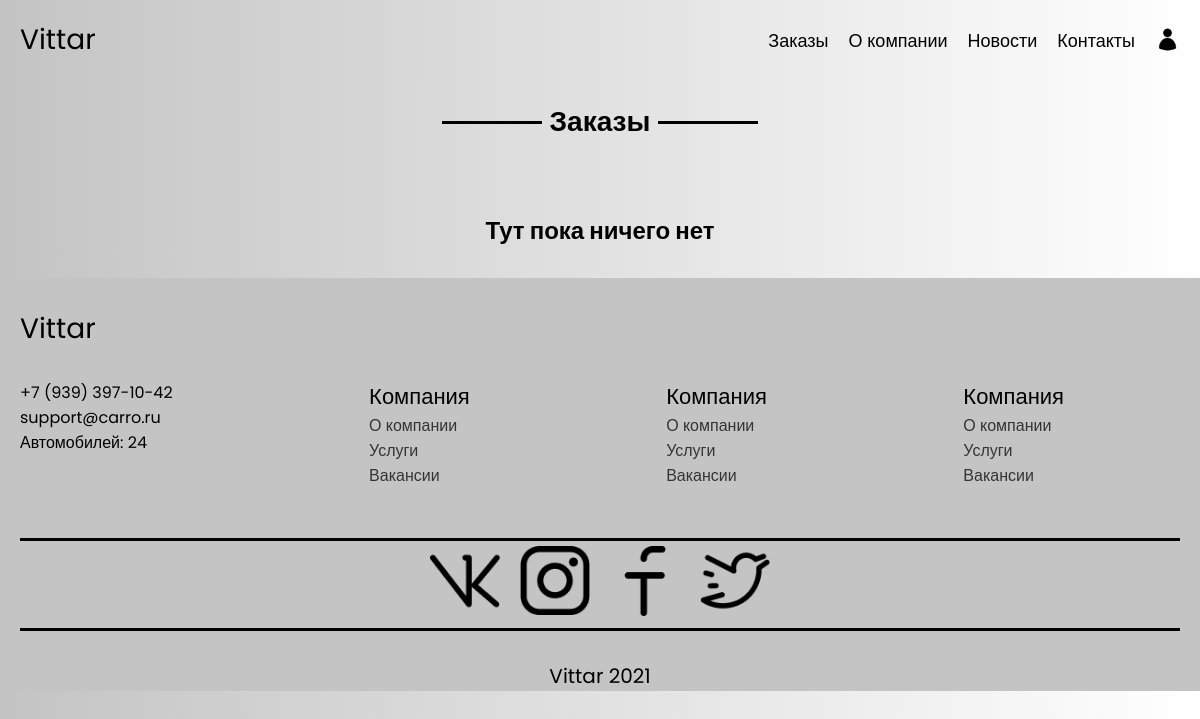
The app's page /all_orders/ (signed in), older data.
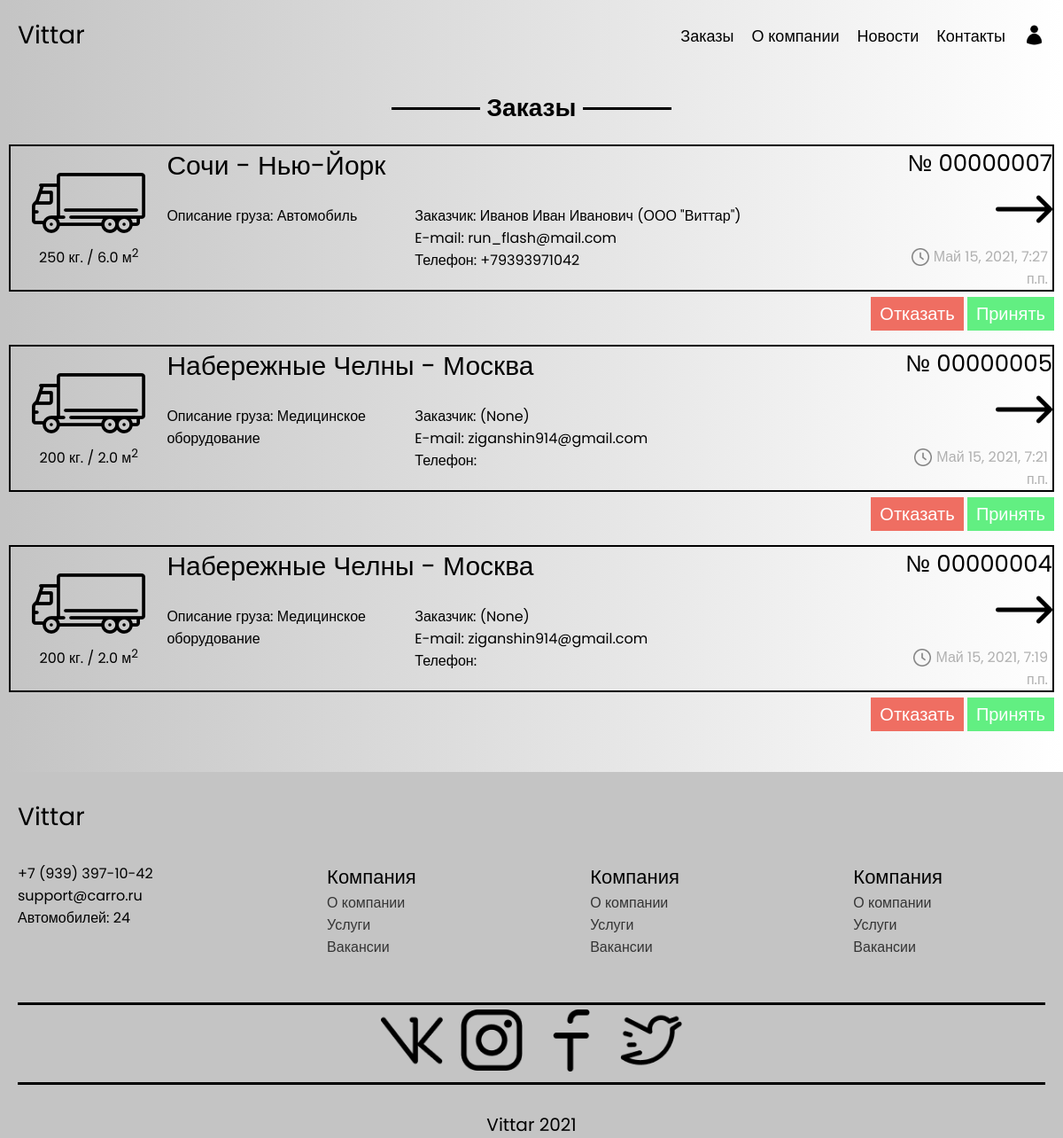
The same page, newer data.
### OrderApp/models.py (models this page shows, shortened)
class Order(models.Model):
    user = models.ForeignKey(settings.AUTH_USER_MODEL, on_delete=models.CASCADE, null=True, blank=True, related_name='user_orders', verbose_name='Заказчик')
    departure_address = models.CharField(max_length=100, verbose_name='Адрес отправки')
    delivery_address = models.CharField(max_length=100, verbose_name='Адрес доствки')
    distance = models.DecimalField(max_digits=8, decimal_places=2, verbose_name='Расстояние между адресами')
    cargo_name = models.CharField(max_length=100, verbose_name='Описание груза')
    cargo_weight = models.IntegerField(verbose_name='Вес груза (кг.)')
    cargo_volume = models.DecimalField(max_digits=4, decimal_places=1, verbose_name='Объем груза (куб. метры')
    cargo_loading_date = models.DateField(verbose_name='Дата загрузки груза') # ограничить выбор раньше сегодняшней даты!!
    cargo_loading_time = models.TimeField(verbose_name='Время загрузки груза')
    cargo_unloading_date = models.DateField(blank=True, null=True, verbose_name='Дата выгрузки груза')
    cargo_unloading_time = models.TimeField(blank=True, null=True, verbose_name='Время выгрузки груза')
    additional_requirements = models.TextField(blank=True, null=True, verbose_name='Дополнительные требования')
    order_stage = models.CharField(max_length=1, choices=ORDER_STAGE, default='В', verbose_name='Стутус заказы')
    price = models.DecimalField(max_digits=8, decimal_places=2, blank=True, null=True, verbose_name='Цена заказа')
    adding_datetime = models.DateTimeField(auto_now=True, verbose_name='Дата и время добавления заказа')
    class Meta:
        ordering = ('adding_datetime', 'cargo_name',)
        verbose_name = 'Заказ'
        verbose_name_plural = 'Заказы'

### UserApp/models.py (models this page shows)
class User(AbstractUser):
    username = None
    full_name = models.CharField(max_length=100, verbose_name='ФИО')
    email = models.EmailField(_('email address'), unique=True)
    company_name = models.CharField(max_length=100, blank=True, null=True, verbose_name='Название компании')
    phone = models.CharField(max_length=17, verbose_name='Номер телефона')
    objects = UserManager()
    USERNAME_FIELD = 'email'
    REQUIRED_FIELDS = []

### OrderApp/views.py (the view)
# urls.py: path('all_orders/', views.all_orders, name='all_orders'),
@user_passes_test(lambda user: user.is_staff)
def all_orders(request):
    orders = Order.objects.filter(order_stage='В').order_by('-adding_datetime')
    paginator = Paginator(orders, 3)
    page = request.GET.get('page')
    try:
        orders = paginator.page(page)
    except PageNotAnInteger:
        orders = paginator.page(1)
    except EmptyPage:
        if request.is_ajax():
            return HttpResponse('')
        orders = paginator.page(paginator.num_pages)
    if request.is_ajax():
        return render(request, 'OrderApp/all_orders_ajax.html', {'orders': orders})
    return render(request, 'OrderApp/all_orders.html', {'orders': orders})

### OrderApp/templatetags/extra_filters.py (called while the page is built)
@register.filter
@stringfilter
def rightzeros(val):
    while len(val) != 8:
        val = '0' + str(val)
    return val

### OrderApp/templates/OrderApp/all_orders.html (shortened to what this page needs)
{% extends 'OrderApp/base.html' %}
{% load static %}
{% load extra_filters %}
{% block style %}{% static 'css/OrderApp/all_orders.css' %}{% endblock %}
{% block content %}
    <div class="content">
        <h3 class="content__header">
            <span>Заказы</span>
        </h3>
        <div class="content__body">
            <div class="orders">
                {% include 'OrderApp/all_orders_ajax.html' %}
            </div>
        </div>
    </div>
{% endblock %}

### OrderApp/templates/OrderApp/base.html (shortened to what this page needs)
{% load static %}
<!DOCTYPE html>
<html lang="ru">
    <head>
        <link rel="stylesheet" href="{% static 'css/OrderApp/base.css' %}">
        <link rel="stylesheet" href="{% block style %}{% endblock %}">
    </head>
    <body>
        <div class="wrapper">
            <header class="header">
                <div class="container">
                    <div class="header__body">
                        <a href="/" class="header__logo">Vittar</a>
                        <nav class="header__menu">
                            <ul class="header__list">
                                <li>
                                    {% if user.is_staff %}
                                        <a href="{% url 'all_orders' %}" class="header__link">Заказы</a>
                                    {% else %}
                                        <a href="{% url 'order_form' %}" class="header__link">Заказть услугу</a>
                                    {% endif %}
                                </li>
                                <li>
                                    <a href="{% url 'about_company' %}" class="header__link">О компании</a>
                                </li>
                                <li>
                                    <a href="{% url 'all_news' %}" class="header__link">Новости</a>
                                </li>
                                <li>
                                    <a href="{% url 'contacts' %}" class="header__link">Контакты</a>
                                </li>
                                <li>
                                    {% if user.is_authenticated %}
                                        <a class="header__link profile">
                                            <img src="{% static 'img/Иконка пользователя.png' %}" alt="">
                                        </a>
                                        {% else %}
                                        <a href="{% url 'login' %}" class="header__link">
                                            <img src="{% static 'img/Иконка пользователя.png' %}" alt="">
                                            Вход
                                        </a>
                                        {% endif %}
                                </li>
                            </ul>
                        </nav>
                    </div>
                </div>
            </header>
            {% block content %}
            {% endblock %}
            <footer class="footer">
                <div class="container">
                    <div class="footer__body">
                        <a href="/" class="footer__logo">Vittar</a>
                        <div class="footer__menu">
                            <div class="contact">
                                <p>+7 (939) 397-10-42</p>
                                <p>support@carro.ru</p>
                                <p>Автомобилей: 24</p>
                            </div>
                            <div class="footer__menu_1">
                                <ul>
                                    <li>
                                        <p class="footer__links__header">Компания</p>
                                    </li>
                                    <li>
                                        <a href="#" class="footer__links">О компании</a>
                                    </li>
                                    <li>
                                        <a href="#" class="footer__links">Услуги</a>
                                    </li>
                                    <li>
                                        <a href="#" class="footer__links">Вакансии</a>
                                    </li>
                                </ul>
                            </div>
                            <div class="footer__menu_2">
                                <ul>
                                    <li>
                                        <p class="footer__links__header">Компания</p>
                                    </li>
                                    <li>
                                        <a href="#" class="footer__links">О компании</a>
                                    </li>
                                    <li>
                                        <a href="#" class="footer__links">Услуги</a>
                                    </li>
                                    <li>
                                        <a href="#" class="footer__links">Вакансии</a>
                                    </li>
                                </ul>
                            </div>
                            <div class="footer__menu_3">
                                <ul>
                                    <li>
                                        <p class="footer__links__header">Компания</p>
                                    </li>
                                    <li>
                                        <a href="#" class="footer__links">О компании</a>
                                    </li>
                                    <li>
                                        <a href="#" class="footer__links">Услуги</a>
                                    </li>
                                    <li>
                                        <a href="#" class="footer__links">Вакансии</a>
                                    </li>
                                </ul>
                            </div>
                        </div>
                        <div class="footer__social_networks">
                            <a href="#"><img src="{% static 'img/vk-logo.png' %}" alt=""></a>
                            <a href="#"><img src="{% static 'img/instagram-logo.png' %}" alt=""></a>
                            <a href="#"><img src="{% static 'img/facebook-logo.png' %}" alt=""></a>
                            <a href="#"><img src="{% static 'img/twitter-logo.png' %}" alt=""></a>
                        </div>
                        <div class="footer__copyright">Vittar 2021</div>
                    </div>
                </div>
            </footer>
        </div>
    </body>
</html>

### OrderApp/templates/OrderApp/all_orders_ajax.html
{% load static %}
{% load extra_filters %}
{% for order in orders %}
    <a href="#" class="order">
        <div class="order__block_1">
            <br>
            <img src="{% static 'img/Иконка грузовика.png' %}">
            <p>{{ order.cargo_weight }} кг. / {{ order.cargo_volume }} м<sup>2</sup></p>
        </div>
        <div class="order__block_2">
            <div class="order__block_2_1">
                <p>{{ order.departure_address }} - {{ order.delivery_address }}</p>
            </div>
            <div class="order__block_2_2">
                <p>Описание груза: {{ order.cargo_name }}</p>
            </div>
            <div class="order_block_2_3">
                <p>Заказчик: {{ order.user.full_name }} ({{ order.user.company_name }})</p>
                <p>E-mail: {{ order.user }}</p>
                <p>Телефон: {{ order.user.phone }}</p>
            </div>
        </div>
        <div class="order__block_3">
            <p class="number">№ {{ order.id|rightzeros }}</p>
            <img class="more" src="{% static 'img/Кнопка подробнее.png' %}">
            <p><img src="{% static 'img/Иконка часов.png' %}">{{ order.adding_datetime }}</p>
        </div>
    </a>
    <div class="action_but">
        <a class="deny" href="{% url 'order_deny' order.id %}">Отказать</a>
        <a class="accept" href="{% url 'order_accept' order.id %}">Принять</a>
    </div>
{% empty %}
    <h4 class="empty">Тут пока ничего нет</h4>
{% endfor %}

### OrderApp/static/css/OrderApp/base.css (style rules this page uses)
*, *:before, *:after { margin: 0; padding: 0; border: 0; box-sizing: border-box; }
html, body { height: 100%; font-family: 'Poppins', sans-serif; background: linear-gradient(269.96deg, #FFFFFF 0.04%, #C4C4C4 99.45%); }
.container { max-width: 1180px; margin: 0px auto; padding: 0px 10px; }
.header { position: fixed; width: 100%; top: 0; left: 0; z-index: 5; margin-bottom: 20px; }
.header:before { content: ''; position: absolute; top: 0; left: 0; width: 100%; height: 100%; background: linear-gradient(269.96deg, #FFFFFF 0.04%, #C4C4C4 99.45%); z-index: 2; }
.header__body { position: relative; display: flex; justify-content: space-between; height: 80px; align-items: center; }
.header__logo { text-decoration: none; font-size: 28px; color: #000; position: relative; z-index: 3; }
.header__list { display: flex; position: relative; z-index: 2; }
.header__list li { list-style: none; margin: 0px 0px 0px 20px; }
.header__link { color: #000; text-decoration: none; font-size: 18px; }
.header__link:last-child { display: flex; align-items: center; }
.header__link:last-child img { width: 25px; }
.footer { background-color: #C4C4C4; width: 100%; padding-top: 30px; position: static; min-height: calc(100vh - 500px); }
.footer__logo { font-size: 28px; text-decoration: none; color: #000; }
.footer__menu { display: flex; margin-top: 30px; justify-content: space-between; width: 90%; }
.footer__menu li { list-style: none; }
.footer__links__header { font-size: 22px; }
.footer__links { text-decoration: none; color: #343434; font-size: 16px; }
.footer__social_networks { border-top: 3px solid #000; border-bottom: 3px solid #000; margin-top: 50px; display: flex; justify-content: center; }
.footer__social_networks a { margin: 5px 10px 5px 10px; }
.footer__social_networks a img { width: 70px; }
.footer__copyright { margin-top: 30px; text-align: center; font-size: 20px; }

### OrderApp/static/css/OrderApp/all_orders.css (style rules this page uses)
.content { padding: 100px 0px 0px 0px; display: grid; margin: 0 auto; max-width: 1180px; margin-bottom: 30px; }
.content__header { overflow: hidden; text-align: center; font-size: 28px; margin-bottom: 20px; }
.content__header span { display: inline-block; vertical-align: middle; }
.content__header:before, .content__header:after { content: ""; display: inline-block; vertical-align: middle; width: 100px; height: 3px; background-color: black; position: relative; }
.content__header:before { margin-left: -100%; left: -2px; }
.content__header:after { margin-right: -100%; right: -2px; }
.order { display: grid; grid-template-columns: 15% 68% 17%; border: 2px solid black; margin-bottom: 10px; color: black; text-decoration: none; }
.order__block_1 { text-align: center; }
.order__block_2 { display: grid; grid-template-columns: 35% 65%; }
.order__block_2_1 { grid-column: span 2; font-size: 30px; }
.order__block_3 { text-align: right; margin-right: 20px; width: 100%; }
.order__block_3 .number { font-size: 26px; }
.order__block_3 p:last-child { color: #b0b0b0; display: inline-block; width: 180px; margin-right: 5px; }
.order__block_3 p:last-child img { position: relative; width: 20px; margin-right: 5px; margin-left: 7px; top: 5px }
.action_but { text-align: right; margin-bottom: 20px; }
.action_but .accept { background-color: #62ef82; color: white; font-size: 20px; padding: 5px 10px; text-decoration: none; }
.action_but .deny { background-color: #ef6e62; color: white; font-size: 20px; padding: 5px 10px; text-decoration: none; }

Row changes from the older to the newer data that the page shows:
added Order: cargo_weight "250", cargo_volume "6.0", departure_address "Сочи", delivery_address "Нью-Йорк", cargo_name "Автомобиль", user.full_name "Иванов Иван Иванович", user.company_name "ООО \"Виттар\"", user "run_flash@mail.com", user.phone "+79393971042", id|rightzeros "00000007", adding_datetime "Май 15, 2021, 7:27 п.п."
added Order: cargo_weight "200", cargo_volume "2.0", departure_address "Набережные Челны", delivery_address "Москва", cargo_name "Медицинское оборудование", user.company_name "None", user "ziganshin914@gmail.com", id|rightzeros "00000005", adding_datetime "Май 15, 2021, 7:21 п.п."
added Order: cargo_weight "200", cargo_volume "2.0", departure_address "Набережные Челны", delivery_address "Москва", cargo_name "Медицинское оборудование", user.company_name "None", user "ziganshin914@gmail.com", id|rightzeros "00000004", adding_datetime "Май 15, 2021, 7:19 п.п."
Text that changed along with them:
text no longer shown: "Тут пока ничего нет"
